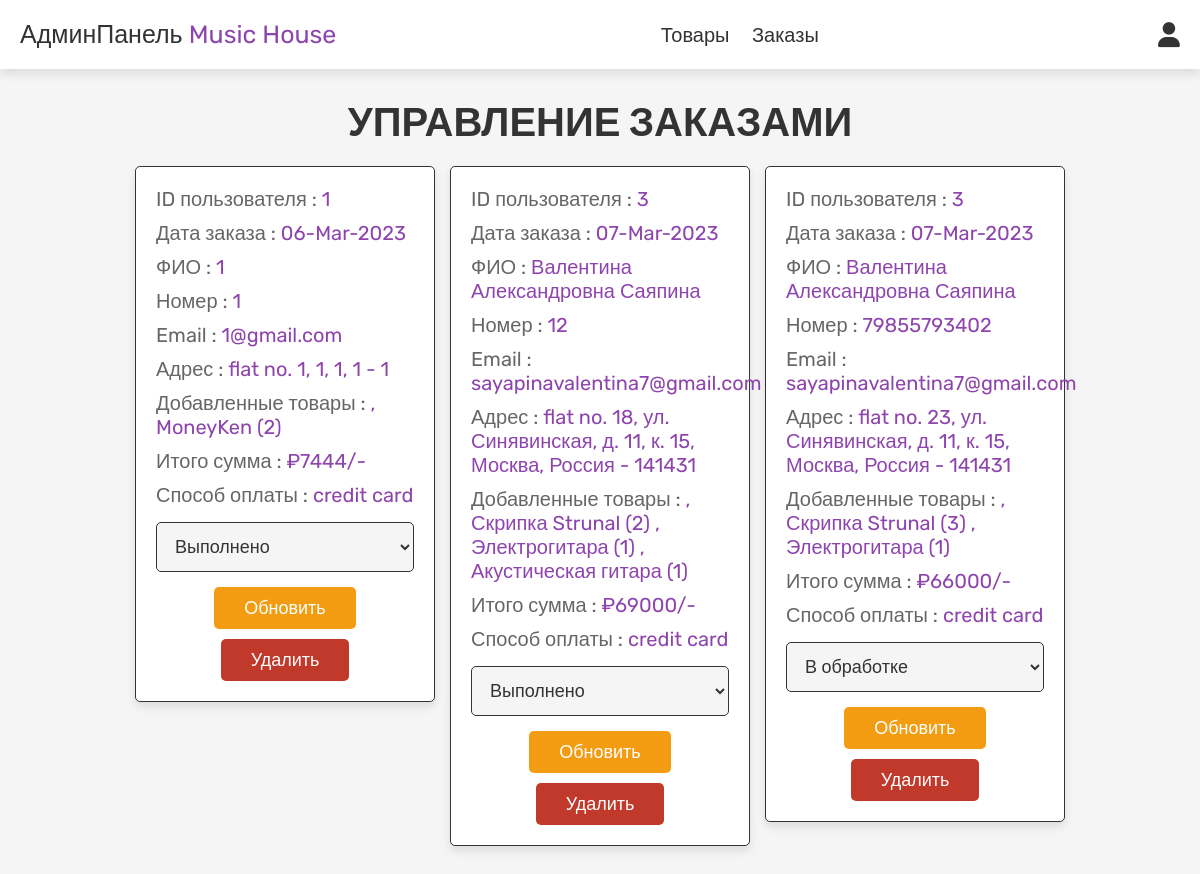
Screenshot of /admin_orders.php (signed in) with the database file from the repository.
### tables this page shows
CREATE TABLE `orders` (
  `id` int NOT NULL,
  `user_id` int NOT NULL,
  `name` varchar(100) NOT NULL,
  `number` varchar(12) NOT NULL,
  `email` varchar(100) NOT NULL,
  `method` varchar(50) NOT NULL,
  `address` varchar(500) NOT NULL,
  `total_products` varchar(1000) NOT NULL,
  `total_price` int NOT NULL,
  `placed_on` varchar(50) NOT NULL,
  `payment_status` varchar(20) NOT NULL DEFAULT 'pending'
);

### admin_orders.php (the view, shortened to what this page needs)
<?php
include 'config.php';
?>
<!DOCTYPE html>
<html lang="en">
<head>
   <link rel="stylesheet" href="https://cdnjs.cloudflare.com/ajax/libs/font-awesome/6.0.0/css/all.min.css">
   <link rel="stylesheet" href="css/admin_style.css">
</head>
<body>
<?php include 'admin_header.php'; ?>
<section class="orders">
   <h1 class="title">Управление заказами</h1>
   <div class="box-container">
      <?php
      $select_orders = mysqli_query($conn, "SELECT * FROM `orders`") or die('query failed');
      if(mysqli_num_rows($select_orders) > 0){
         while($fetch_orders = mysqli_fetch_assoc($select_orders)){
      ?>
      <div class="box">
         <p> ID пользователя : <span><?php echo $fetch_orders['user_id']; ?></span> </p>
         <p> Дата заказа : <span><?php echo $fetch_orders['placed_on']; ?></span> </p>
         <p> ФИО : <span><?php echo $fetch_orders['name']; ?></span> </p>
         <p> Номер : <span><?php echo $fetch_orders['number']; ?></span> </p>
         <p> Email : <span><?php echo $fetch_orders['email']; ?></span> </p>
         <p> Адрес : <span><?php echo $fetch_orders['address']; ?></span> </p>
         <p> Добавленные товары : <span><?php echo $fetch_orders['total_products']; ?></span> </p>
         <p> Итого сумма : <span>₽<?php echo $fetch_orders['total_price']; ?>/-</span> </p>
         <p> Способ оплаты : <span><?php echo $fetch_orders['method']; ?></span> </p>
         <form action="" method="post">
            <select name="update_payment">
               <option value="" selected disabled><?php echo $fetch_orders['payment_status']; ?></option>
            </select>
            <input type="submit" value="Обновить" name="update_order" class="option-btn">
            <a href="admin_orders.php?delete=<?php echo $fetch_orders['id']; ?>" onclick="return confirm('Удалить этот заказ?');" class="delete-btn">Удалить</a>
         </form>
      </div>
      <?php
         }
      }else{
         echo '<p class="empty">Пока что пользователи ничего не заказывали!</p>';
      }
      ?>
   </div>
</section>
</body>
</html>

### css/admin_style.css (style rules this page uses)
:root { --purple:#8e44ad; --red:#c0392b; --orange:#f39c12; --black:#333; --white:#fff; --light-color:#666; --light-white:#ccc; --light-bg:#f5f5f5; --border:.1rem solid var(--black); --box-shadow:0 .5rem 1rem rgba(0,0,0,.1); }
* { font-family: 'Rubik', sans-serif; margin:0; padding:0; box-sizing: border-box; outline: none; border:none; text-decoration: none; transition:all .2s linear; }
html { font-size: 62.5%; overflow-x: hidden; }
body { background-color: var(--light-bg); }
section { padding:3rem 2rem; }
.title { text-align: center; margin-bottom: 2rem; text-transform: uppercase; color:var(--black); font-size: 4rem; }
.btn, .option-btn, .delete-btn, .white-btn { display: inline-block; margin-top: 1rem; padding:1rem 3rem; cursor: pointer; color:var(--white); font-size: 1.8rem; border-radius: .5rem; text-transform: capitalize; }
.option-btn { background-color: var(--orange); }
.delete-btn { background-color: var(--red); }
.orders .box-container { display: grid; grid-template-columns: repeat(auto-fit, 30rem); justify-content: center; gap:1.5rem; max-width: 1200px; margin:0 auto; align-items: flex-start; }
.orders .box-container .box { background-color: var(--white); padding:2rem; border:var(--border); box-shadow: var(--box-shadow); border-radius: .5rem; }
.orders .box-container .box p { padding-bottom: 1rem; font-size: 2rem; color:var(--light-color); }
.orders .box-container .box p span { color:var(--purple); }
.orders .box-container .box form { text-align: center; }
.orders .box-container .box form select { border-radius: .5rem; margin:.5rem 0; width: 100%; background-color: var(--light-bg); border:var(--border); padding:1.2rem 1.4rem; font-size: 1.8rem; color:var(--black); }

### rows the page displays
orders: user "1", placed_on "06-Mar-2023", name "1", number "1", email "1@gmail.com", address "flat no. 1, 1, 1, 1 - 1", total_products ", MoneyKen (2)", total_price "7444", method "credit card", update_payment "Выполнено"
orders: user "3", placed_on "07-Mar-2023", name "Валентина Александровна Саяпина", number "12", email "sayapinavalentina7@gmail.com", address "flat no. 18, ул. Синявинская, д. 11, к. 15, Москва, Россия - 141431", total_products ", Скрипка Strunal (2) , Электрогитара (1) , Акустическая гитара (1)", total_price "69000", method "credit card", update_payment "Выполнено"
orders: user "3", placed_on "07-Mar-2023", name "Валентина Александровна Саяпина", number "79855793402", email "sayapinavalentina7@gmail.com", address "flat no. 23, ул. Синявинская, д. 11, к. 15, Москва, Россия - 141431", total_products ", Скрипка Strunal (3) , Электрогитара (1)", total_price "66000", method "credit card", update_payment "В обработке"
